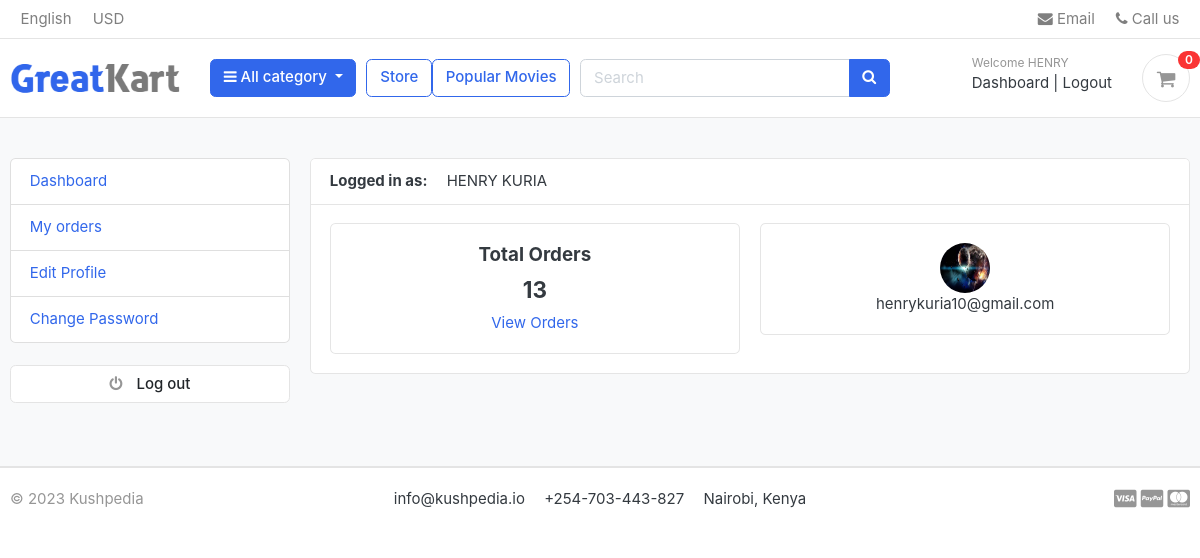
Screenshot of /accounts/dashboard/ (signed in) with the database file from the repository.
### accounts/models.py (models this page shows, shortened)
class Account(AbstractBaseUser):
    first_name = models.CharField(max_length=100)
    last_name = models.CharField(max_length=100)
    username = models.CharField(max_length=100, unique=True)
    email = models.EmailField(max_length=50, unique=True)
    phone_number = models.CharField(max_length=50)
    date_joined = models.DateTimeField(auto_now_add=True)
    last_login = models.DateTimeField(auto_now_add=True)
    is_admin = models.BooleanField(default=False)
    is_staff = models.BooleanField(default=False)
    is_active = models.BooleanField(default=False)
    is_superadmin = models.BooleanField(default=False)
    USERNAME_FIELD = 'email'
    REQUIRED_FIELDS = ['username', 'first_name', 'last_name']
    objects = MyAccountManager()
    def full_name(self):
        return f'{self.first_name} {self.last_name}'

class UserProfile(models.Model):
    user = models.OneToOneField(Account, on_delete=models.CASCADE)
    address_line_1 = models.CharField(blank=True, max_length=100)
    address_line_2 = models.CharField(blank=True, max_length=100)
    profile_picture = models.ImageField(blank=True, upload_to='userprofile')
    city = models.CharField(blank=True, max_length=20)
    state = models.CharField(blank=True, max_length=20)
    country = models.CharField(blank=True, max_length=20)

### accounts/views.py (the view)
# urls.py: path('dashboard/',views.dashboard,name="dashboard"),
@login_required(login_url = 'login')
def dashboard(request):
    order = Order.objects.order_by('created_at').filter(user = request.user, is_ordered = True)
    userprofile = UserProfile.objects.get(user_id = request.user.id)
    order_count = order.count()
    context = {
        'order_count' : order_count,
        'userprofile' : userprofile
    }
    return render(request, 'accounts/dashboard.html', context)

### carts/context_processors.py (called while the page is built)
def counter(request):
    cart_count = 0
    if 'admin' in request.path:
        return {}
    else:
        try:
            cart = Cart.objects.filter(cart_id=_cart_id(request))
            if request.user.is_authenticated:
                cart_items = CartItem.objects.all().filter(user = request.user)
            else:
                cart_items = CartItem.objects.all().filter(cart=cart[:1])
            for cart_item in cart_items:
                cart_count += cart_item.quantity
        except Cart.DoesNotExist:
            cart_count = 0
    return dict(cart_count = cart_count)

### carts/views.py (called while the page is built)
def _cart_id(request):
    cart = request.session.session_key
    if not cart:
        cart = request.session.create()
    return cart

### categoryApp/context_processors.py (called while the page is built)
def menu_links(request):
    links = Category.objects.all()
    return dict(links=links)

### categoryApp/models.py (called while the page is built)
    def get_url(self):
        return reverse('products_by_category', args=[self.slug])

### templates/accounts/dashboard.html (shortened to what this page needs)
{% extends 'base.html' %}
{% block content %}
<section class="section-conten padding-y bg">
    <div class="container">
        <div class="row">
        <aside class="col-md-3">
            {% include 'includes/dashboard_sidebar.html' %}
            <br>
        </aside>
        <main class="col-md-9">
            <article class="card">
            <header class="card-header">
                <strong class="d-inline-block mr-3">Logged in as:</strong>
                <span>{{user.full_name}}</span>
            </header>
            <div class="card-body">
                <div class="row">
                    <div class="col-md-6">
                        <div class="card" style="text-align:center;">
                            <div class="card-body">
                                <h5 class="card_title">Total Orders</h5>
                                <h4>{{order_count}}</h4>
                                <a href="{% url 'my_orders' %}"> View Orders</a>
                            </div>
                        </div>
                    </div>
                    <div class="col-md-6">
                        <div class="card" style="text-align:center;">
                            <div class="card-body">
                                <img src="{{userprofile.profile_picture.url}}" alt="User Profile Picture" width="50" height="50" style="border-radius:50%;">
                                <p class="mb-0">{{user.email}}</p>
                            </div>
                        </div>
                    </div>
                </div>
            </div>
            </article>
        </main>
    </div>
    </div>
    </section>
{%endblock content %}

### templates/includes/navbar.html (shortened to what this page needs)
{% load static %}
<header class="section-header">
    <nav class="navbar p-md-0 navbar-expand-sm navbar-light border-bottom">
    <div class="container">
    <div class="collapse navbar-collapse" id="navbarTop4">
        <ul class="navbar-nav mr-auto">
        <li class="nav-item dropdown">
            <a href="#" class="nav-link">   English </a>
            </li>
            <li class="nav-item dropdown">
                <a href="#" class="nav-link"> USD </a>
            </li>
        </ul>
        <ul class="navbar-nav">
            <li><a href="#" class="nav-link"> <i class="fa fa-envelope"></i> Email </a></li>
            <li><a href="#" class="nav-link"> <i class="fa fa-phone"></i> Call us </a></li>
        </ul>
    </div>
    </div>
    </nav>
    <section class="header-main border-bottom">
        <div class="container">
    <div class="row align-items-center">
        <div class="col-lg-2 col-md-3 col-6">
            <a href="{% url 'home' %}" class="brand-wrap">
                <img class="logo" src="{% static './images/logo.png' %}">
            </a>
        </div>
        <div class="col-lg col-sm col-md col-6 flex-grow-0">
            <div class="category-wrap dropdown d-inline-block float-right">
                <button type="button" class="btn btn-primary dropdown-toggle" data-toggle="dropdown">
                    <i class="fa fa-bars"></i> All category
                </button>
            </div>
        </div>
        <a href="{% url 'store' %}" class="btn btn-outline-primary">Store</a>
        <a href="{% url 'popular_movies' %}" class="btn btn-outline-primary">Popular Movies</a>
        <div class="col-lg  col-md-6 col-sm-12 col">
            <form action="{% url 'search' %}" class="search" method="GET">
                <div class="input-group w-100">
                <input type="text" class="form-control" style="width:60%;" placeholder="Search" name="keyword">
                <div class="input-group-append">
                <button class="btn btn-primary" type="submit">
                <i class="fa fa-search"></i>
                </button>
                </div>
        </div>
            </form>
        </div>
        <div class="col-lg-3 col-sm-6 col-8 order-2 order-lg-3">
                    <div class="d-flex justify-content-end mb-3 mb-lg-0">
                        <div class="widget-header">
                            {% if user.id is not None %}
                            <small class="title text-muted">Welcome {{user.first_name}}</small>
                            <div>
                                <a href="{% url 'dashboard' %}">Dashboard</a> <span class="dark-transp"> | </span>
                                <a href="{% url 'logout' %}"> Logout</a>
                                {% else %}
                                <small class="title text-muted">Welcome guest!</small>
                                <div>
                                    <a href="{% url 'login' %}">Sign in</a> <span class="dark-transp"> | </span>
                                    <a href="{% url 'register' %}"> Register</a>
                                {% endif %}
                            </div>
                        </div>
                        <a href="{% url 'cart' %}" class="widget-header pl-3 ml-3">
                            <div class="icon icon-sm rounded-circle border"><i class="fa fa-shopping-cart"></i></div>
                            <span class="badge badge-pill badge-danger notify">{{cart_count}}</span>
                        </a>
                    </div>
                </div>
    </div>
        </div>
    </section>
    </header>

### static/css/ui.css (style rules this page uses)
html { font-family: "Inter", sans-serif; font-size: 15px; }
.icon-xs, .icon-sm, .icon-md, .icon-lg { display: inline-block; text-align: center; flex-shrink: 0; flex-grow: 0; }
.icon-sm { width: 48px; height: 48px; line-height: 48px !important; font-size: 20px; }
.padding-y { padding-top: 40px; padding-bottom: 40px; }
article:after, .form-group:after { display: block; clear: both; content: ""; }
.bg { background-color: #f8f9fa; }
.header-main { position: relative; padding-top: 1rem; padding-bottom: 1rem; }
.brand-wrap .logo, .navbar-brand .logo { margin-right: 7px; max-height: 42px; display: inline-block; }
.widget-header { display: inline-block; vertical-align: middle; position: relative; }
.widget-header a { color: #343a40; }
.widget-header i { color: #969696; }
.widget-header .title { display: block; }
.widget-header .notify { position: absolute; top: -3px; right: -10px; }
.notify { position: absolute; top: -4px; right: -10px; display: inline-block; padding: 0.25em 0.6em; font-size: 12px; line-height: 1; text-align: center; border-radius: 3rem; color: #fff; background-color: #fa3434; }

### rows the page displays
Account: first_name "HENRY", full_name "HENRY KURIA", email "henrykuria10@gmail.com"
UserProfile: profile_picture (picture)

### other values shown
{{ cart_count }} "0"
{{ order_count }} "13"
